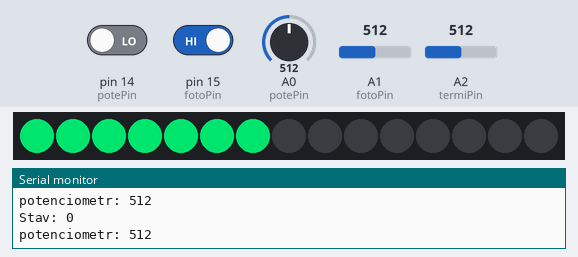
This sketch was run on a simulated Arduino Uno, built with avr-gcc and run on an emulated ATmega328P. Shown: 15 RGB LEDs in strip order, left to right, the last lines printed to the serial monitor. The test bench sets the inputs (shaded band); at power-on: A0 (potePin) = 512, pin 15 (fotoPin) HIGH, pin 14 (potePin) LOW, A1 (fotoPin) = 512, A2 (termiPin) = 512. Dim RGB values are drawn brighter than linear.

Above: at 1.8 s.
1.9 s: A0 (potePin) set to 716
At 3.2 s:
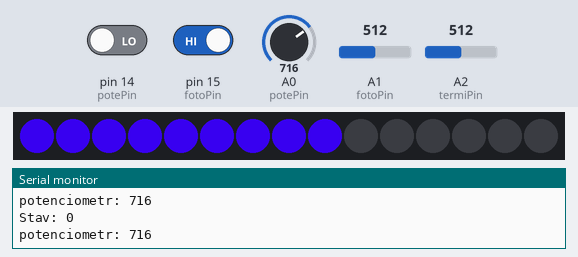
3.5 s: A0 (potePin) set to 900
At 4.9 s:
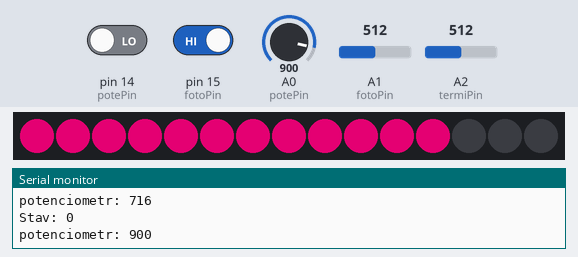
5.5 s: A0 (potePin) set to 1023
At 6.6 s:
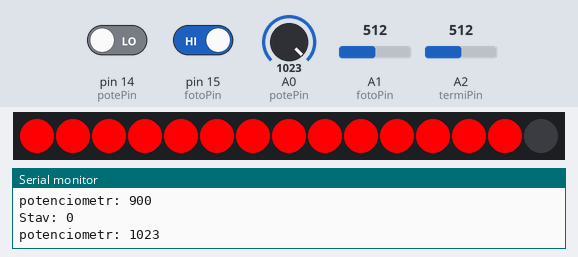
7.5 s: A0 (potePin) set to 306
At 9.2 s:
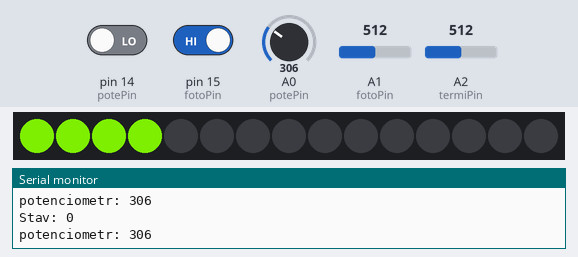
9.5 s: A0 (potePin) set to 0
At 11.0 s:
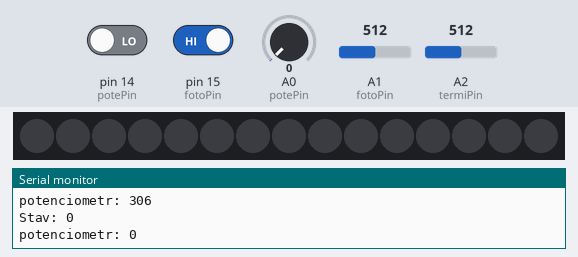
11.5 s: pin 15 (fotoPin) driven LOW
At 12.7 s:
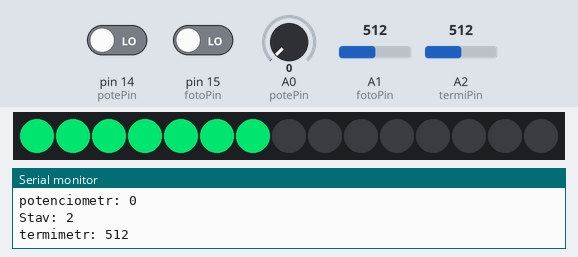
Timing chart, 0 to 14.5 s (numbered marks = the images above; inputs shaded):
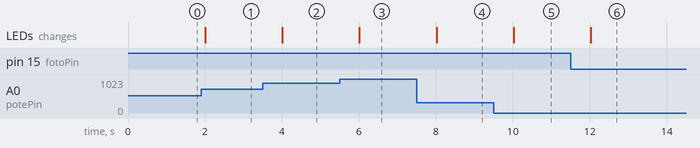

Measured:
- after the input at 1.9 s, the LEDs: change after 0.11 s (image 1)
- after the input at 3.5 s, the LEDs: change after 0.51 s (image 2)
- after the input at 5.5 s, the LEDs: change after 0.51 s (image 3)
- after the input at 7.5 s, the LEDs: change after 0.52 s (image 4)
- after the input at 9.5 s, the LEDs: change after 0.52 s (image 5)
- after the input at 11.5 s, the LEDs: change after 0.52 s (image 6)

The sketch:

zobrazeni_hodnot.ino
```cpp
//led setup
#include <FastLED.h>
#define NUM_LEDS 15
#define DATA_PIN 16
#define LED_TYPE    WS2812B
CRGB leds[NUM_LEDS];

//sensor setup
int potePin = 0;
int fotoPin = 1;
int termiPin = 2;

//rotary setup
int outputA = 15;
int outputB = 14;

int counter = 0;
int aState;
int aLastState;

void setup() {
  Serial.begin(9600);

  //led setup
  FastLED.addLeds<NEOPIXEL, DATA_PIN>(leds, NUM_LEDS);

  //rotary stetup
  pinMode (outputA,INPUT);
  pinMode (outputB,INPUT);
  aLastState = digitalRead(outputA);
}

//"vypíše" poslanou analogovou hodnotu na LED
void showOnLed(int value){
  int displayVal = map(value,0,1023,0,NUM_LEDS-1); //počet rozsvícených led
  int displayColor = map(value,0,1023,0,255); //barva led

  for(int i = 0;i < NUM_LEDS;i++){
  leds[i].r = 0;
  leds[i].g = 0;
  leds[i].b = 0;
  }
  //nastaví hodnoty na led
  for(int i = 0;i < displayVal;i++){
  leds[i].setHue(displayColor);
  }
  FastLED.show();
}

void loop() {
  //změna stavu
  aState = digitalRead(outputA);
   if (aState != aLastState){
     if (digitalRead(outputB) != aState) {
       counter ++;
     } else {
       counter --;
     }

   }
   aLastState = aState;
   if (counter >= 3){
    counter = 0;
   }
    if (counter < 0){
      counter = 2;
    }
   Serial.print("Stav: ");
     Serial.println(counter);

  //Čtení hodnot ze sensorů
  int poteVal =  analogRead(potePin);
  int fotoVal = analogRead(fotoPin);
  int termiVal = analogRead(termiPin);

  //zobrazení momentálního stavu v Arduino IDE consoli
  if (counter == 0){
      showOnLed(poteVal);
        Serial.print("potenciometr: ");
     Serial.println(poteVal);
  }
   if (counter == 1){
      showOnLed(fotoVal);
        Serial.print("fotorezistor: ");
     Serial.println(fotoVal);
  }

   if (counter == 2){
      showOnLed(termiVal);
        Serial.print("termimetr: ");
     Serial.println(termiVal);
  }
delay(1000);
}
```
